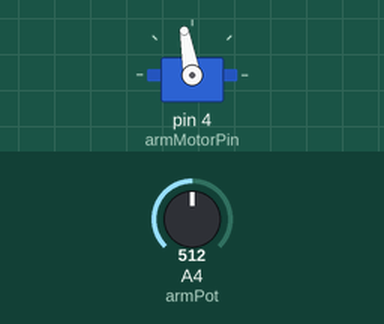
The sketch below on a simulated Arduino Uno, built with avr-gcc and run on an emulated ATmega328P. Parts: servo. Inputs (shaded band) come from the test bench; at power-on: A4 (armPot) = 512. What the sketch prints to the serial monitor is not drawn.

Above: at 1.2 s.
1.3 s: A4 (armPot) set to 306
Timing chart, 0 to 11.6 s (numbered marks = the images above; inputs shaded):
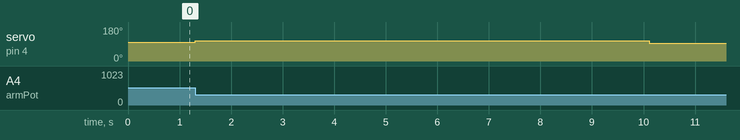

The sketch:

fanDriveCode.ino
```cpp
#include <TimerOne.h>

/*Charlie wrote this code. It runs the fan, and at the same time, raises the fan arm, then lowers it.
once the fan is lowered, the fan should continue spinning. To stop this, add analogWrite(fanMotor, 0); in the
change state, along with the boolean hitTop = false; This will essentially reset all the variables for this state,
which would be good for using a state machine.*/

#include<Servo.h>

//===========================Pin Attachments===============================================

int fanMotor = 22;
Servo armMotor;
int armMotorPin = 4;
int armPot = A4;

//=============================Variables===================================================

int armState = 0;     // most of these need to be put in the switch to this state statement
int armTimePassed, armInitTime;
int armWaitTime = 100;
int highPos = 460;
int lowPos = 320;
int countTime = 0;
boolean hitTop = false;

//==========================================================================================
void setup(){
  Timer1.initialize(100000); // interrupt every .1s or 10 times every second
  Timer1.attachInterrupt(timerISR);
  armMotor.attach(armMotorPin);
  pinMode(armPot, INPUT);
  armInitTime = countTime;
  Serial.begin(9600);

}

//==========================================================================================

void loop(){
  Serial.println(analogRead(armPot));
  armTimePassed = countTime - armInitTime;
  switch(armState){
    case 0:
    if(analogRead(armPot) > highPos){
      armMotor.write(100);
    }
    else{
      armMotor.write(108);
    }
    if(armTimePassed > armWaitTime){
      armState = 1;
    }
    break;

    case 1:
    armMotor.write(93);
    break;
  }
}

void timerISR(){
  countTime++;
}
```

Measured:
- after the input at 1.3 s, servo on pin 4 (armMotorPin): 100° → 108° at once, → 93° 8.8 s later
